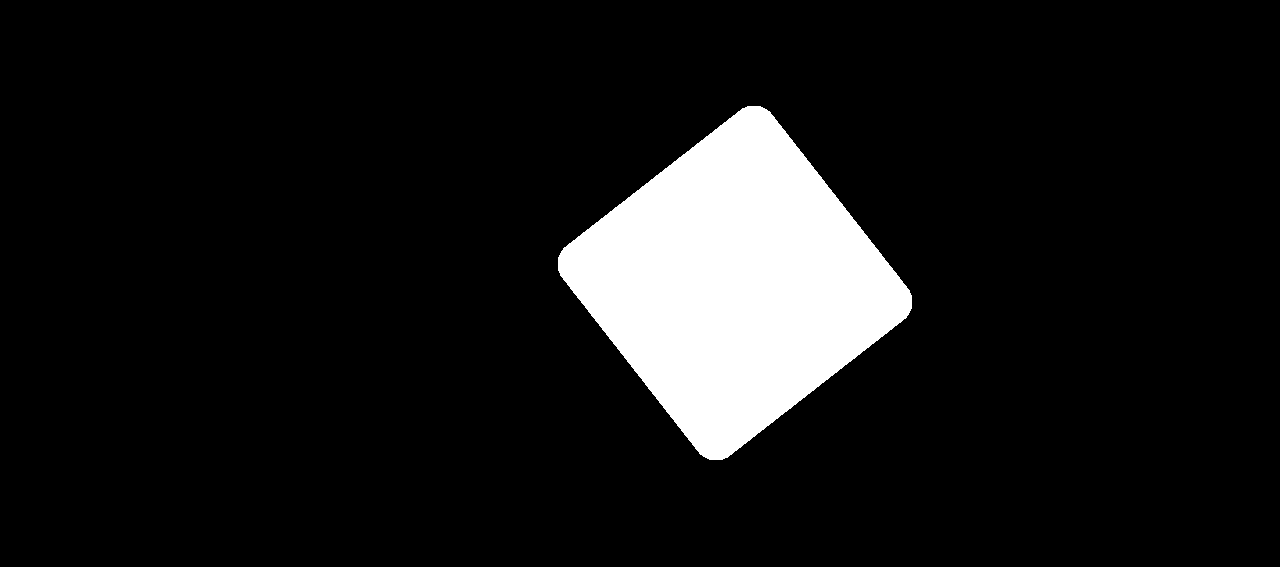
#> input picture SVM_Segmentation/Synthetic_images/Synthetic Image 2.png, 1280 x 567 px, given in place of t01.tif, which was not available; the run also reads 1 picture not shown here
$ python cell_images.py
#> lines starting #> are read from the running program, lines starting #| are printed output that depends on the picture; after the words box and inside, x2 and y2 are one past the last pixel; in counts of white or black regions, pixels touching at a corner belong together; pictures that were not available may be replaced by others from this repository, and a replacement may not be noted
import os
import cv2
import numpy
import numpy as np
import pandas as pd
from matplotlib import pyplot as plt
from skimage import io, color


def new_directory(path, base_directory_name, background_directory_name, object_directory_name, object_directory_name_gt,
                  new_images_directory_name, new_images_directory_name_gt):
    """
    creates new directory for background and objects
    :param path: path were the new folders are supposed to be created
    :param base_directory_name: name of the base folder which is to be created
    :param background_directory_name: name of folder in base folder
    :param object_directory_name: name of another folder in base folder
    :param object_directory_name_gt: name of another folder in base folder
    :param new_images_directory_name: name of another folder in base folder
    :param new_images_directory_name_gt: name of another folder in base folder
    :return: a new directory with a folder structure where all with the main function created images are supposed
    to be saved
    """
    base_dir = os.path.join(str(path), base_directory_name)
    os.mkdir(base_dir)
    for element in [background_directory_name, object_directory_name, object_directory_name_gt,
                    new_images_directory_name, new_images_directory_name_gt]:
        element = os.path.join(base_dir, str(element))
        os.mkdir(element)


# noinspection PyShadowingNames
def show_image(path):
    """
    reads image from a path and shows it in a coordinate system
    :param path: path of the image
    :return: image in a coordinate system
    """
    image = io.imread(path)
    image_grey = color.rgb2gray(image)
    plt.imshow(image_grey)
    plt.show()


# noinspection PyShadowingNames,PyShadowingBuiltins
def selection(image: numpy.ndarray, gt: numpy.ndarray, directory_img_background, directory_img_object, directory_gt,
              new_filename, coordinate_list_background: list, coordinate_list_object: list):
    """
    this function cuts out objects of images
    :param image: image, of which objects are supposed to be cut out
    :param gt: ground truth, of which objects at the same coordinates as in the image are supposed to be cut out
    :param directory_img_background: directory, where the backgrounds are supposed to be saved
    :param directory_img_object: directory, where the objects of the image are supposed to be saved
    :param directory_gt: directory, where the objects of gt are supposed to be saved
    :param new_filename: the new filename, the cut out images should get
    :param coordinate_list_background: the coordinates of the part of the image, which is supposed to be the background
    of the generated image in the following format: [y_coordinate, x_coordinate, height, width]
    :param coordinate_list_object: the coordinates of the part of the image, which is supposed to be the object
    of the generated image in the following format: [y_coordinate, x_coordinate, height, width]
    :return: cut images, saved in the according directories in the given directory
    """
    # create lists of coordinates as columns next to each other
    coordinates = {'coordinate_list_background': coordinate_list_background,
                   'coordinate_list_object': coordinate_list_object}
    dataframe = pd.DataFrame(coordinates)
    # choose columns
    source = [directory_img_background, directory_img_object]
    for directory_ in source:
        y_coordinate = dataframe.iloc[0, source.index(str(directory_))]
        x_coordinate = dataframe.iloc[1, source.index(str(directory_))]
        height = dataframe.iloc[2, source.index(str(directory_))]
        width = dataframe.iloc[3, source.index(str(directory_))]
        object = image[y_coordinate:y_coordinate + height, x_coordinate:x_coordinate + width].copy()
        path = f'{directory_}/{new_filename}.png'
        cv2.imwrite(path, object)
    # gt objects
    y_coordinate = dataframe.iloc[0, 1]
    x_coordinate = dataframe.iloc[1, 1]
    height = dataframe.iloc[2, 1]
    width = dataframe.iloc[3, 1]
    object = gt[y_coordinate:y_coordinate + height, x_coordinate:x_coordinate + width].copy()
    path = f'{directory_gt}/{new_filename}.png'
    cv2.imwrite(path, object)


# noinspection PyShadowingNames
def resize_image(image_path, new_filename, height, width):
    """
    resizes image
    :param image_path: path of the image to be resized
    :param new_filename: new filename of resized image
    :param height: wanted height of the new image
    :param width: wanted width of the new image
    :return: resized image
    """
    background = io.imread(image_path)
    background_grey = color.rgb2gray(background)
    resized = cv2.resize(background_grey, (height, width))
    directory = str(image_path).rsplit('/', 1)[0]
    path = f'{directory}/{new_filename}.png'
    cv2.imwrite(path, resized)


# noinspection PyShadowingNames,DuplicatedCode
def generate_synthetic_images(background_path, object_path, gt_object_path, new_image_path, new_image_path_gt,
                              number_of_images: int, minimum_number_of_objects: int, maximum_number_of_objects: int,
                              size):
    """
    generates synthetic images
    :param background_path: path of the background
    :param object_path: path of the folder, where the objects are in
    :param gt_object_path: path of the folder, where the ground truth objects are in
    :param new_image_path: new folder path, where the new generated images are saved
    :param new_image_path_gt: new folder path, where the new generated gt images are saved
    :param number_of_images: the number of images to be generated
    :param minimum_number_of_objects: minimum number of objects that are pasted onto the background
    :param maximum_number_of_objects: maximum number of objects that are pasted onto the background
    :param size: size the generated picture is supposed to be
    :return: generated images
    """
    for i in range(0, number_of_images):
        # randomly choose number of cells to put in the image between defined minimum and maximum amount of objects
        num_objects_on_image = np.random.randint(minimum_number_of_objects, maximum_number_of_objects)

        # read image
        background1 = io.imread(background_path)
        background1 = color.rgb2gray(background1)

        # rotate backgrounds
        num_k = np.random.randint(0, 3)
        background1 = np.rot90(background1, k=num_k)

        gt_background1 = np.rot90(background1, k=num_k)

        # resize background
        background1 = np.matrix(cv2.resize(background1, size))

        gt_background1 = np.matrix(cv2.resize(gt_background1, size))
        gt_background1 = np.where(gt_background1 != 0, 0, gt_background1)

        for number in range(0, num_objects_on_image):
            # read image
            background2 = io.imread(background_path)
            background2 = color.rgb2gray(background2)

            # rotate background
            num_k = np.random.randint(0, 3)
            background2 = np.rot90(background2, k=num_k)

            gt_background2 = np.rot90(background2, k=num_k)

            # resize background
            background2 = np.matrix(cv2.resize(background2, size))

            gt_background2 = np.matrix(cv2.resize(gt_background2, size))

            gt_background2 = np.where(gt_background2 != 0, 0, gt_background2)

            # randomly choose a type of object
            object_version = np.random.randint(1, 3 + 1)

            object1 = io.imread(f'{object_path}/{object_version}.png')
            object1 = color.rgb2gray(object1)

            gt_object1 = io.imread(f'{gt_object_path}/{object_version}.png')
            gt_object1 = color.rgb2gray(gt_object1)

            # random rotation of the object
            k = np.random.randint(0, 3)
            object1 = np.rot90(object1, k)

            gt_object1 = np.rot90(gt_object1, k)

            # set the width and height
            h = object1.shape[0]
            w = object1.shape[1]

            # get a random x-coordinate
            max_y_new = background1.shape[0] - h
            y = np.random.randint(0, max_y_new)
            # get a random y-coordinate
            max_x_new = background1.shape[1] - w
            x = np.random.randint(0, max_x_new)

            # add the cell to the background
            background2[y:y + h, x:x + w] = 0
            background2[y:y + h, x:x + w] = object1

            gt_background2[y:y + h, x:x + w] += gt_object1

            # choose maximum value for each pixel, as the cells have a higher intensity than the background and all
            background1 = np.maximum(background1, background2)

            gt_background1 = np.maximum(gt_background1, gt_background2)

        path = f'{new_image_path}/{i}.png'
        cv2.imwrite(path, background1)

        path = f'{new_image_path_gt}/{i}.png'
        cv2.imwrite(path, gt_background1)


# noinspection PyShadowingNames
def main(image_path, gt_path, name, background_coord_list, object1_coord_list, object2_coord_list, object3_coord_list,
         number_of_images, minimum_number_of_objects, maximum_number_of_objects):
    """
    executes previous functions in order to generate synthetic images and their according ground truth and save them
    :param image_path: path of the image where the objects and background for the generated image are
    supposed to be cut out
    :param gt_path: path of the ground truth image where the objects for the generated ground truth are
    supposed to be cut out
    :param name: name of the folder where the cut and generated images are supposed to be saved
    :param background_coord_list: the coordinates of the part of the image, which is supposed to be the background
    of the generated image in the following format: [y_coordinate, x_coordinate, height, width]
    :param object1_coord_list: the coordinates of the part of the image, which is supposed to be the object 1
    of the generated image in the following format: [y_coordinate, x_coordinate, height, width]
    :param object2_coord_list: the coordinates of the part of the image, which is supposed to be the object 2
    of the generated image in the following format: [y_coordinate, x_coordinate, height, width]
    :param object3_coord_list: the coordinates of the part of the image, which is supposed to be the object 3
    of the generated image in the following format: [y_coordinate, x_coordinate, height, width]
    :param number_of_images: the number of images that is supposed to be generated
    :param minimum_number_of_objects: the minimum number of objects that are supposed to be pasted into the
    generated image
    :param maximum_number_of_objects: the maximum number of objects that are supposed to be pasted into the
    generated image
    :return: generated images in the according folders
    """
    image = io.imread(image_path)
    gt = io.imread(gt_path)
    gt_transposed = gt.transpose()
    size = gt_transposed.shape
    directory_img_background = f'..\\..\\Data\\synthetic_cell_images\\{name}\\background'
    directory_img_object = f'..\\..\\Data\\synthetic_cell_images\\{name}\\cell'
    directory_gf = f'..\\..\\Data\\synthetic_cell_images\\{name}\\cell_gt'
    selection(image, gt, directory_img_background, directory_img_object, directory_gf, 1, background_coord_list,
              object1_coord_list)
    selection(image, gt, directory_img_background, directory_img_object, directory_gf, 2, background_coord_list,
              object2_coord_list)
    selection(image, gt, directory_img_background, directory_img_object, directory_gf, 3, background_coord_list,
              object3_coord_list)

    background_path = f'../../Data/synthetic_cell_images/{name}/background/1.png'
    object_path = f'../../Data/synthetic_cell_images/{name}/cell'
    gt_object_path = f'../../Data/synthetic_cell_images/{name}/cell_gt'
    new_image_path = f'../../Data/synthetic_cell_images/{name}/generated_images_img'
    new_image_path_gt = f'../../Data/synthetic_cell_images/{name}/generated_images_gt'

    generate_synthetic_images(background_path, object_path, gt_object_path, new_image_path, new_image_path_gt,
                              number_of_images, minimum_number_of_objects, maximum_number_of_objects, size)


if __name__ == '__main__':
    directory = '..\\..\\Data\\synthetic_cell_images\\'
    dirs = ['N2DH-GOWT1_t01', 'N2DL-HeLa_t13', 'NIH3T3_dna-0']
    for new_dir in dirs:
        if os.path.exists(os.path.join(f'{directory}{new_dir}')) is False:
            new_directory(directory, new_dir, 'background', 'cell', 'cell_gt', 'generated_images_img',
                          'generated_images_gt')

    # N2DH-GOWT1

    image_path = '../../Data/N2DH-GOWT1/syntheticimg/img/t01.tif'
    gt_path = '../../Data/N2DH-GOWT1/syntheticimg/gt/man_seg01.tif'
    background_coord_list = [0, 0, 200, 200]
    object1_coord_list = [750, 760, 100, 100]
    object2_coord_list = [590, 380, 80, 80]
    object3_coord_list = [330, 200, 60, 80]
    name = 'N2DH-GOWT1_t01'
    number_of_images = 10
    # between 10 and 15 cells
    min_objects = 10
    max_objects = 15
    main(image_path, gt_path, name, background_coord_list, object1_coord_list, object2_coord_list, object3_coord_list,
         number_of_images, min_objects, max_objects)
#> in main, `image = io.imread(image_path)`: image: shape (567, 1280); 9.7% white; 1 white region, box (x1, y1, x2, y2) and area: (558, 106, 912, 460) 70370
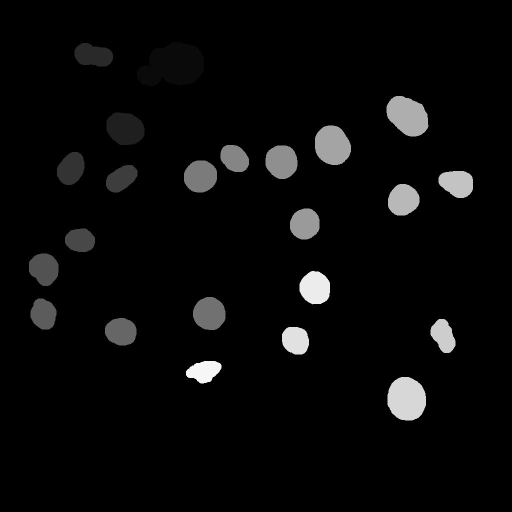
#> input picture SVM_Segmentation/man_seg01.jpg, 1024 x 1024 px, given in place of man_seg01.tif, which was not available (shown at 1/2 size)
#> in main, gt is the input picture: shape (1024, 1024); min 0, max 255, mean 9.4
#> in selection, `object = gt[y_coordinate:y_coordinate + height, x_coordinate:x_coordin..`:
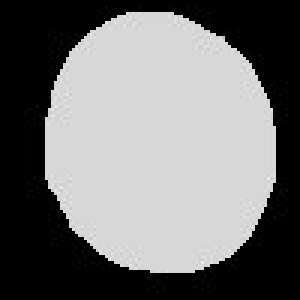
#> object: shape (100, 100) (shown 3 times larger); min 0, max 236, mean 115.8
#> call 2 of selection, with new_filename = 2
#> in selection (call 2), `object = gt[y_coordinate:y_coordinate + height, x_coordinate:x_coordin..`:
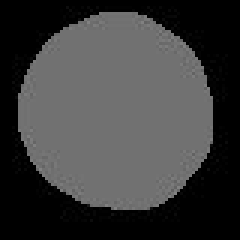
#> object: shape (80, 80) (shown 3 times larger); min 0, max 130, mean 60.2
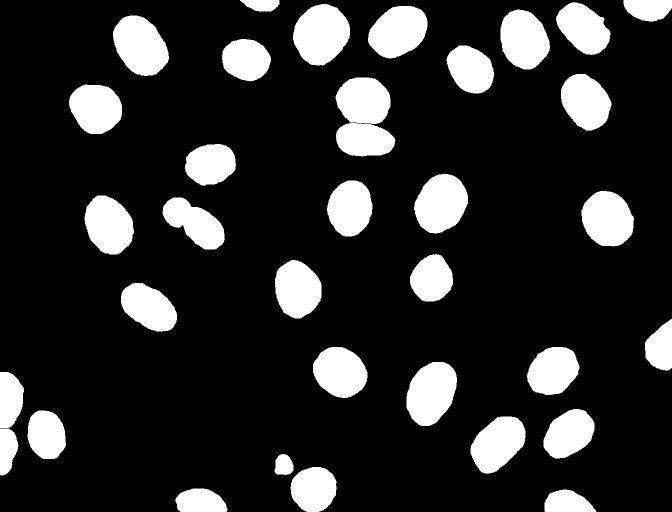
#> input picture Data/NIH3T3/gt/1.png, 1344 x 1024 px, found by its file name (shown at 1/2 size)
#> in generate_synthetic_images, `background1 = io.imread(background_path)`: background1: shape (1024, 1344); 17.4% white; 34 white regions, largest, box (x1, y1, x2, y2) and area: (671, 155, 791, 313) 14470, (586, 8, 700, 131) 10397, (226, 31, 338, 152) 9731
#> in generate_synthetic_images, `background1 = np.rot90(background1, k=num_k)`:
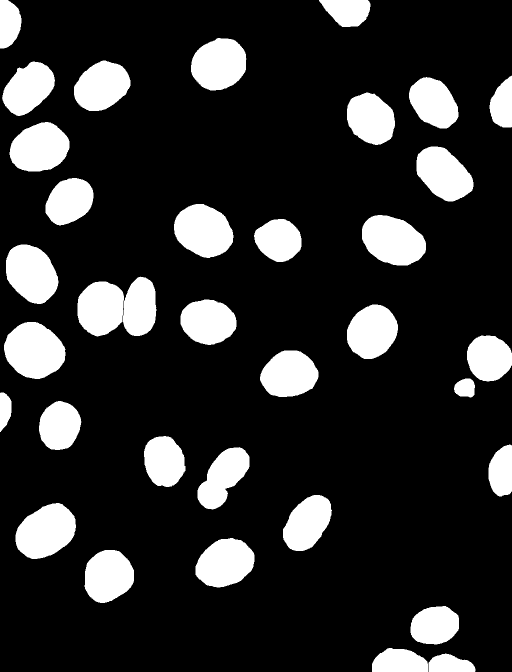
#> background1: shape (1344, 1024) (shown at 1/2 size); 17.4% white; 34 white regions, largest, box (x1, y1, x2, y2) and area: (155, 553, 313, 673) 14470, (8, 644, 131, 758) 10397, (31, 1006, 152, 1118) 9731
#> in generate_synthetic_images, `gt_background1 = np.rot90(background1, k=num_k)`: gt_background1: shape (1024, 1344); 17.4% white; 34 white regions, largest, box (x1, y1, x2, y2) and area: (553, 711, 673, 869) 14470, (644, 893, 758, 1016) 10397, (1006, 872, 1118, 993) 9731
#> in generate_synthetic_images, `gt_background1 = np.matrix(cv2.resize(gt_background1, size))`:
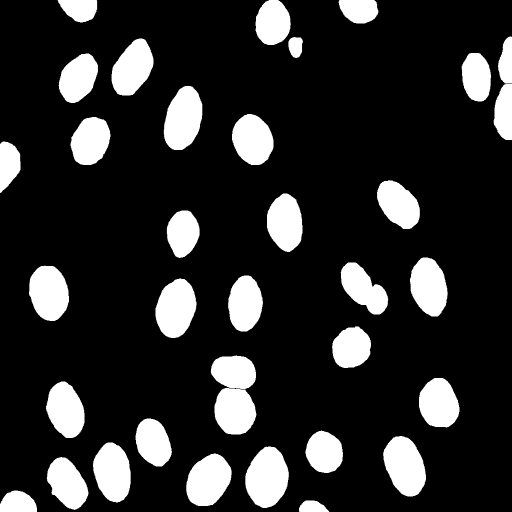
#> gt_background1: shape (1024, 1024) (shown at 1/2 size); min 0, max 255, mean 44.3
#> in generate_synthetic_images, `gt_background1 = np.where(gt_background1 != 0, 0, gt_background1)`: gt_background1: shape (1024, 1024); every value is 0
#> in generate_synthetic_images, `background2 = np.matrix(cv2.resize(background2, size))`:
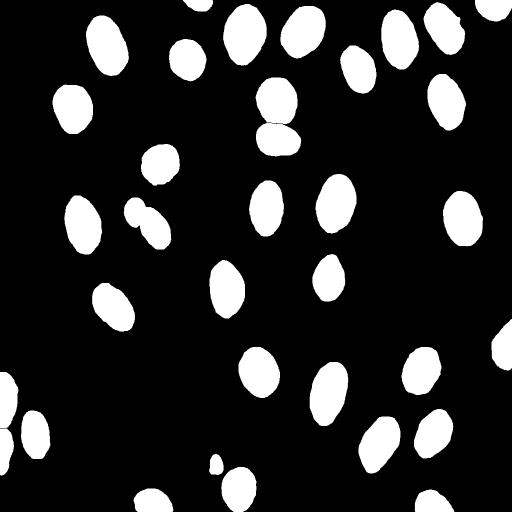
#> background2: shape (1024, 1024) (shown at 1/2 size); min 0, max 255, mean 44.3
#> (the run stopped early here; a loop or call above may not have finished)
